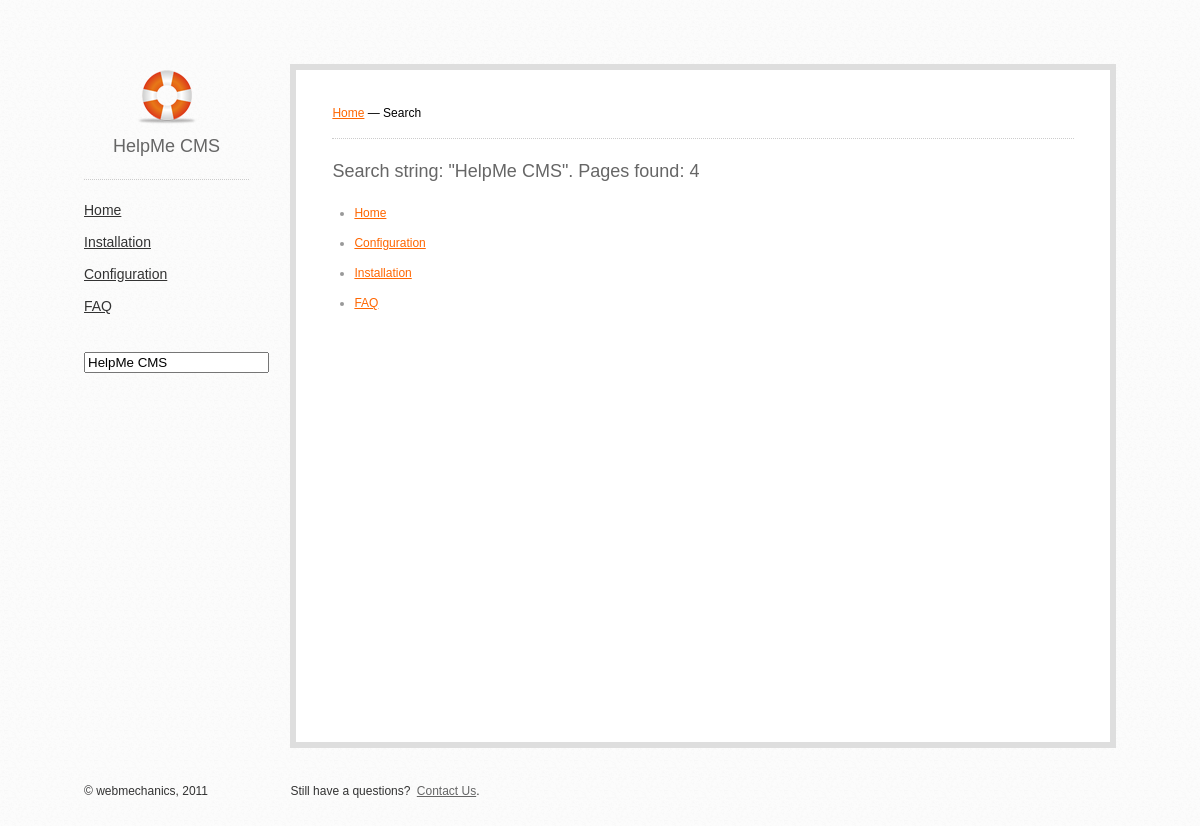
Screenshot of /search/?str=HelpMe CMS&newsearch=true with the database file from the repository.
### tables this page shows
CREATE TABLE `help` (
  `id` int(10) unsigned NOT NULL AUTO_INCREMENT,
  `parent` int(10) unsigned NOT NULL DEFAULT '0',
  `name` varchar(255) DEFAULT NULL,
  `keywords` varchar(255) DEFAULT NULL,
  `description` varchar(512) DEFAULT NULL,
  `content` text,
  `priority` int(10) unsigned NOT NULL DEFAULT '0',
  `enabled` int(1) unsigned NOT NULL DEFAULT '0',
  PRIMARY KEY (`id`),
  KEY `idx_priority` (`priority`),
  KEY `idx_search` (`name`,`keywords`),
  KEY `idx_parent` (`parent`),
  KEY `idx_enabled` (`enabled`)
);

### app/controllers/main.php (called while the page is built, shortened)
<?php if ( ! defined('BASEPATH')) exit('No direct script access allowed');
class Main extends MY_Controller {
	function __construct() {
		$this->load->model('pages_model');
	}
	function search() {
		$this->load->model('search_model');
		$this->load->library('security');
		$str = $this->security->xss_clean($_GET['str']);
		$data['topics'] = $this->pages_model->topics();
		$data['result'] = $this->search_model->search($str);
		$data['str'] = $str;
		$this->load->view('search', $data);
	}
}

### www/index.php (called while the page is built, shortened)
<?php
require_once BASEPATH.'core/CodeIgniter.php';

### app/models/pages_model.php (called while the page is built, shortened)
<?php
class Pages_model extends CI_Model {
	function topics() {
		$sql = 'SELECT id, name FROM help WHERE parent = 0 AND enabled = 1 ORDER BY priority';
		$query = $this->db->query($sql);
		return $query->result();
	}
}

### app/models/search_model.php (called while the page is built, shortened)
<?php
class Search_model extends CI_Model {
	function search($str = "") {
		$str = '%'.$str.'%';
		$str = $this->db->escape($str);
		$sql = sprintf("SELECT DISTINCT(id), name FROM help WHERE (name LIKE %s OR keywords LIKE %s OR content LIKE %s) AND enabled = 1", $str, $str, $str);
		$query = $this->db->query($sql);
		return $query->result();
	}
}

### app/views/search.php (the view, shortened to what this page needs)
<!DOCTYPE html>
<html>
<head>
<link href="/css/grid.css" rel="stylesheet" type="text/css" />
<link href="/css/main.css" rel="stylesheet" type="text/css" />
<link href="/css/jquery.colorbox.css" rel="stylesheet" type="text/css" />
</head>
<body>
<div class="main">
	<div class="dp20">
		<div id="logo">HelpMe CMS</div>
		<div id="navigation" class="topics">
			<ul>
				<?php foreach($topics as $row) { ?>
				<li id="row_<?= $row->id ?>"><a href="/page/<?= $row->id ?>/"><?= $row->name ?></a></li>
				<?php } ?>
			</ul>
			<form action="/search/" method="get" id="search">
				<input type="search" placeholder="<?= lang('search'); ?>…" name="str" autosave="str" results="5" value="<?= $str ?>" />
			</form>
		</div>
	</div>
	<div class="dp80">
		<div id="content">
			<div class="breadcrumbs"><a href="/"><?= lang('home'); ?></a> — <?= lang('search'); ?></div>
			<h2 style="margin-top: 22px;"><?= lang('search_str'); ?>: "<?= $str ?>". <?= lang('pages_found'); ?>: <?= sizeof($result) ?> </h2>
			<ul>
			<?php foreach($result as $row) { ?>
				<li><a href="/page/<?= $row->id ?>/"><?= $row->name ?></a></li>
			<?php } ?>
			</ul>
		</div>
	</div>
	<div id="footer" class="dp20">&copy; webmechanics, 2011</div>
	<div id="contacts" class="dp80"><?= lang('still_have_a_questions'); ?> <a href="mailto:support@adfox.ru?subject=Вопрос по AdFox.ADV"><?= lang('contact_us'); ?></a>.</div>
</div>
</body>
</html>

### www/css/grid.css (style rules this page uses)
html, body, div, p, h1, h2, h3, h4, h5, ol, ul, li { margin: 0; padding: 0; border: 0; }
.dp20, .dp25, .dp33, .dp40, .dp50, .dp60, .dp66, .dp75, .dp80, .dp100 { float: left; display: inline; }
.dp20 { width: 20%; }
.dp80 { width: 80%; }

### www/css/main.css (style rules this page uses)
body { font-family: Tahoma, Geneva, sans-serif; font-size: 12px; background: url(/img/bg.png); }
ol, ul { list-style-image: none; list-style-position: outside; list-style-type: none; }
a { color: #FF6600; }
h2 { color: #666666; font-size: 18px; font-weight: normal; margin-bottom: 12px; }
.main { margin: 64px auto; width: 86%; }
#logo { padding-top: 72px; padding-bottom: 22px; width: 80%; margin-bottom: 22px; text-align: center; color: #666666; font-size: 18px; font-weight: lighter; border-bottom: dotted 1px #CCCCCC; background: url(/img/support.png) center top no-repeat; cursor: pointer; }
#navigation li { margin-bottom: 16px; font-size: 14px; width: 80%; }
#navigation a { color: #333333; }
#search { padding-top: 22px; }
#content { padding: 36px; border: solid 6px #DEDEDE; background-color: #FFFFFF; min-height: 600px; }
.breadcrumbs { margin-bottom: 12px; padding-bottom: 18px; border-bottom: dotted 1px #CCCCCC; }
#content ul, #content ol { padding-top: 12px; padding-bottom: 12px; }
#content li { margin-bottom: 16px; margin-left: 22px; }
#content ul { list-style: disc; color: #999999; }
#footer { padding-bottom: 64px; padding-top: 36px; color: #333333; }
#contacts { padding-bottom: 64px; padding-top: 36px; color: #333333; }
#contacts a { color: #666666; margin-left: 3px; }

### rows the page displays
help: name "Home"
help: name "Installation"
help: name "Configuration"
help: name "FAQ"

### other values shown
lang('home') "Home"
lang('search') "Search"
lang('search_str') "Search string"
$str "HelpMe CMS"
lang('pages_found') "Pages found"
sizeof($result) "4"
lang('still_have_a_questions') "Still have a questions?"
lang('contact_us') "Contact Us"
